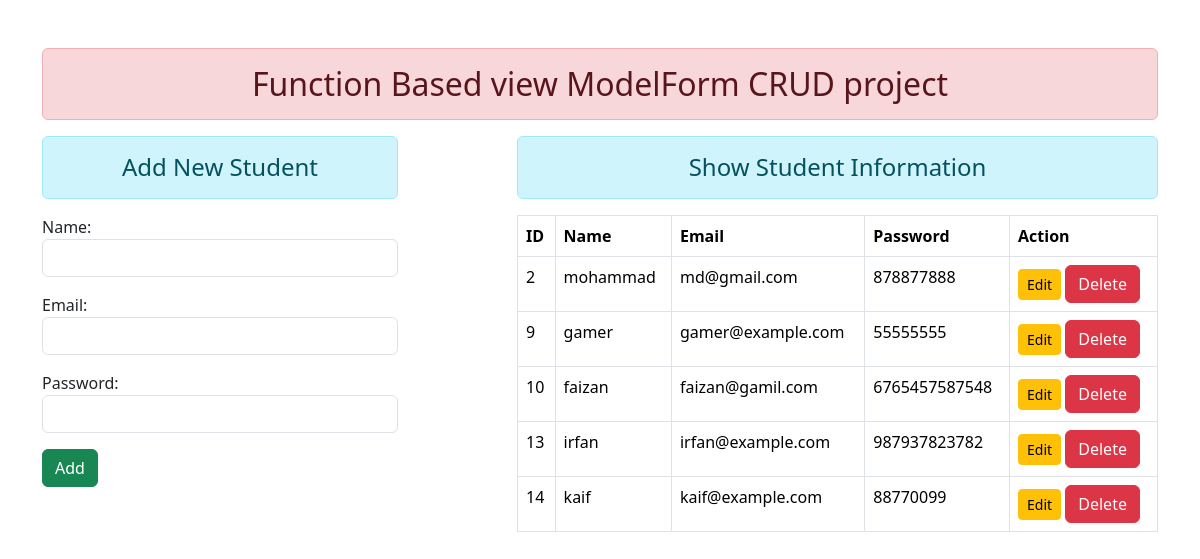
Before: / with the older database file.
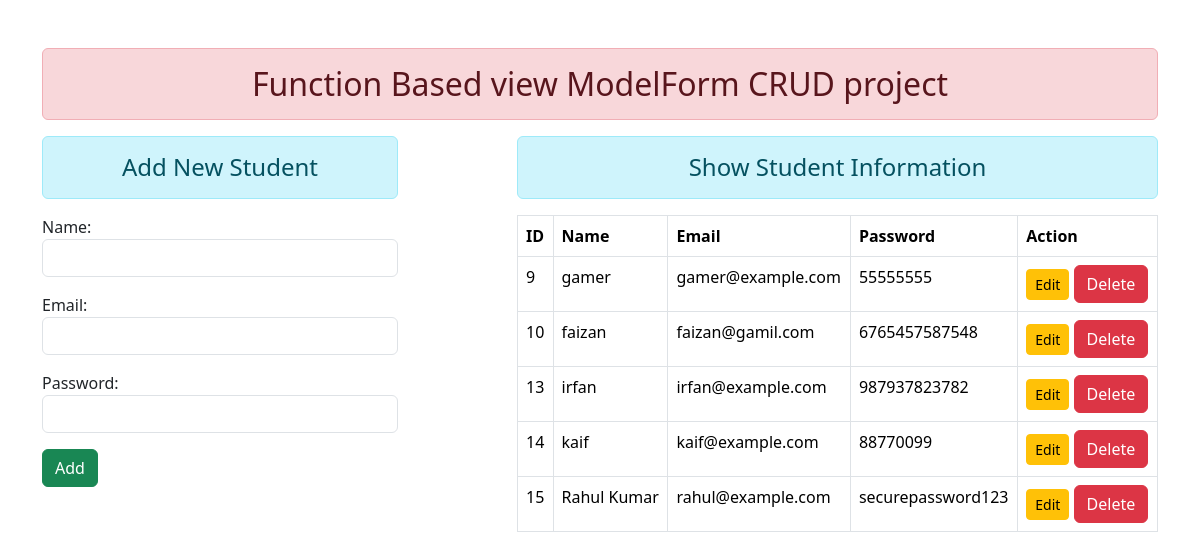
After: the same page with the newer database file.
### enroll/models.py (models this page shows)
class User(models.Model):
    name = models.CharField(max_length=70)
    email = models.EmailField(max_length=100)
    password = models.CharField(max_length=100)

### enroll/views.py (the view)
# urls.py: path('', views.add_show, name="addandshow"),
def add_show(req):
    if req.method == 'POST':
        fm = StudentRegistration(req.POST)
        if fm.is_valid():
            nm = fm.cleaned_data['name']
            em = fm.cleaned_data['email']
            pw = fm.cleaned_data['password']
            reg = User(name=nm, email=em, password=pw)
            reg.save()
            fm = StudentRegistration()
    else:
        fm = StudentRegistration()
    stud = User.objects.all()
    return render(req, 'enroll/addandshow.html', {'form': fm, 'stu': stud})

### enroll/forms.py
class StudentRegistration(forms.ModelForm):
    class Meta:
        model = User
        fields = ['name', 'email', 'password']
        widgets = {
            'name': forms.TextInput(attrs={'class':'form-control'}),
            'email': forms.EmailInput(attrs={'class':'form-control'}),
            'password': forms.PasswordInput(render_value=True, attrs={'class':'form-control'}),
        }

### enroll/templates/enroll/addandshow.html (shortened to what this page needs)
{% extends 'enroll/base.html' %}
{% block content %}
<div class="row">
    <div class="col-sm-4">
        <h4 class="text-center alert alert-info">Add New Student</h4>
        <form action="" method="POST">
            {{ form.as_p }}
            <input type="submit" class="btn btn-success" value="Add">
        </form>
    </div>
    <div class="col-sm-7 offset-1">
        <h4 class="text-center alert alert-info">Show Student Information</h4>
        {% if stu %}
        <table class="table table-hover table-bordered">
            <thead>
                <tr>
                    <th>ID</th>
                    <th>Name</th>
                    <th>Email</th>
                    <th>Password</th>
                    <th>Action</th>
                </tr>
            </thead>
            <tbody>
                {% for student in stu %}
                <tr>
                    <td>{{ student.id }}</td>
                    <td>{{ student.name }}</td>
                    <td>{{ student.email }}</td>
                    <td>{{ student.password }}</td>
                    <td>
                    <a href="{% url 'updatedata' student.id %}" class="btn btn-warning btn-sm">Edit</a>
                    <form action="{% url 'deletedata' student.id %}" method="post" class="d-inline"> {% csrf_token %}
                        <input type="submit" class="btn btn-danger"value="Delete">
                    </form>
                    </td>
                </tr>
                {% endfor %}
            </tbody>
        </table>
        {% else %}
        <p class="text-muted">No students found.</p>
        {% endif %}
    </div>
</div>
{% endblock content %}

Changed rows visible on the page:
removed User: id "2", name "mohammad", email "md@gmail.com", password "878877888"
added User: id "15", name "Rahul Kumar", email "rahul@example.com", password "securepassword123"
